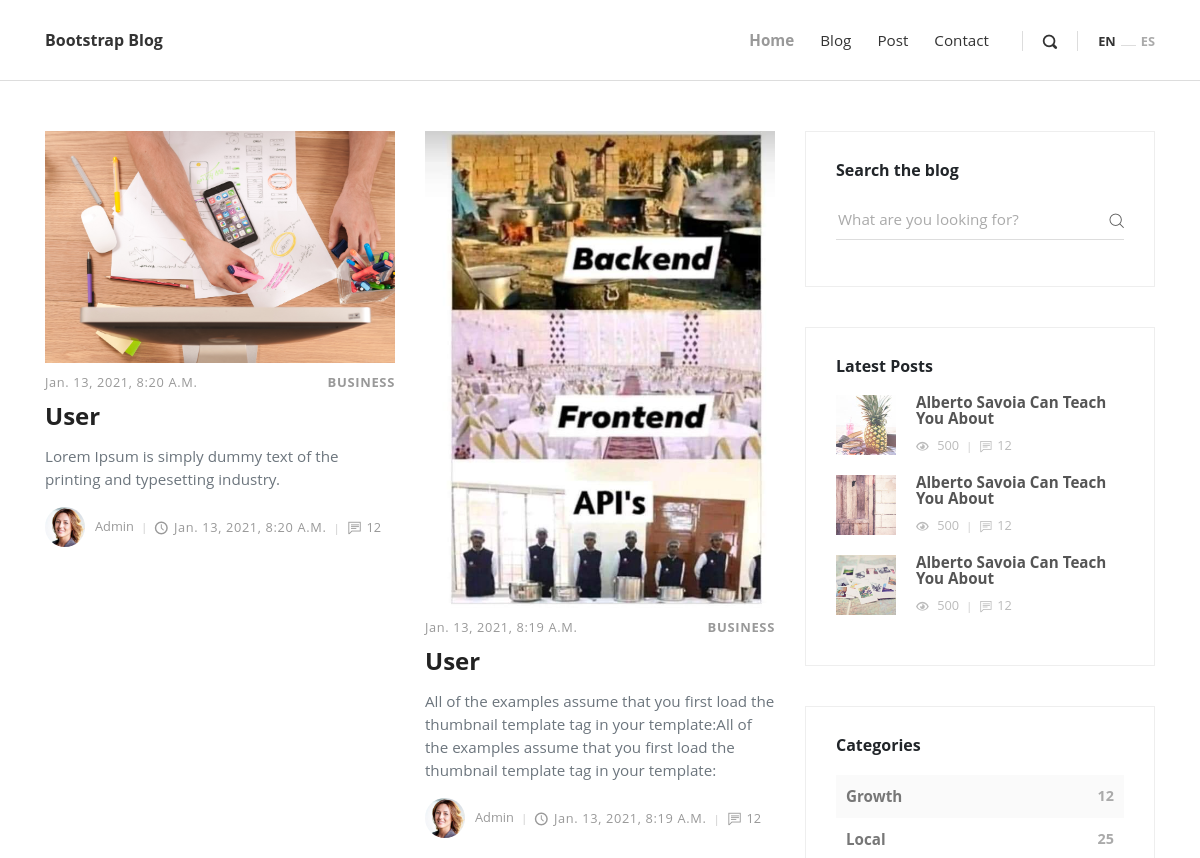
The app's page /blog_posts/ (upper part), older data.
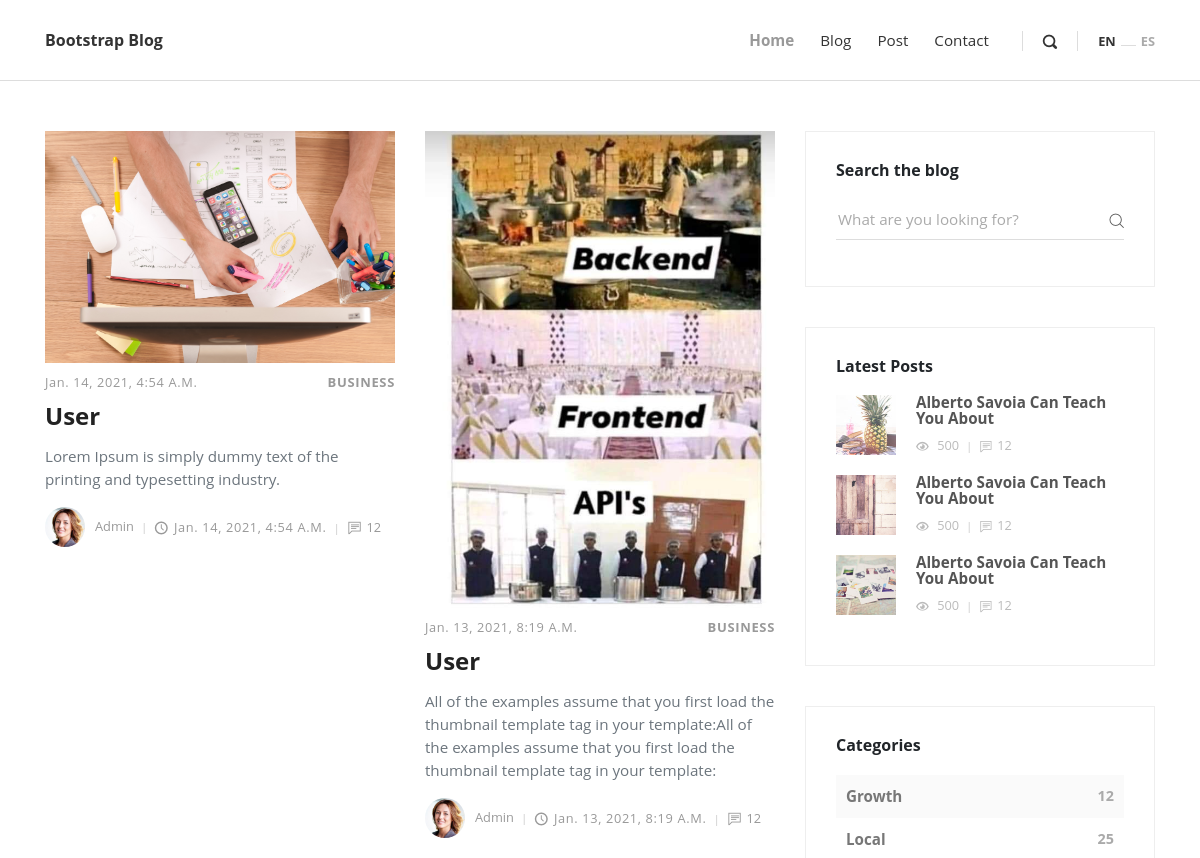
The same page, newer data.
### blog/models.py (models this page shows, shortened)
class Post(models.Model):
    title = models.CharField(max_length=100)
    slug  = models.SlugField(max_length=100)
    author = models.ForeignKey(User, on_delete=models.CASCADE)
    content = models.TextField()
    status = models.IntegerField(choices=STATUS, default=0)
    created_on = models.DateTimeField(auto_now=True)
    updated_on  = models.DateTimeField(auto_now=True)
    thumbnail = models.ImageField(upload_to='images/', null=True, blank=True)
    class meta:
        ordering = ['-title']

### blog/views.py (the view)
# urls.py: path('blog_posts/', views.blog_posts, name='blog_posts'),
def blog_posts(request):
    blog_posts = Post.objects.order_by('-title')[:4]
    context = {'blog_posts' : blog_posts}
    return render(request, 'blog/blog.html', context)

### blog/templates/blog/blog.html (shortened to what this page needs)
{% extends 'blog/base.html'%}
{% block content %}
<div class="container">
    <div class="row">
      <main class="posts-listing col-lg-8">
        <div class="container">
          <div class="row">
            {% for blog in blog_posts %}
            <div class="post col-xl-6">
              <div class="post-thumbnail"><a href="post.html"><img src="{{ blog.thumbnail.url }}" alt="..." class="img-fluid"></a></div>
              <div class="post-details">
                <div class="post-meta d-flex justify-content-between">
                  <div class="date meta-last">{{ blog.created_on }}</div>
                  <div class="category"><a href="#">Business</a></div>
                </div><a href="post.html">
                  <h3 class="h4">{{ blog.title }}</h3></a>
                <p class="text-muted">{{ blog.content }}</p>
                <footer class="post-footer d-flex align-items-center"><a href="#" class="author d-flex align-items-center flex-wrap">
                    <div class="avatar"><img src="img/avatar-3.jpg" alt="..." class="img-fluid"></div>
                    <div class="title"><span>{{ blog.author }}</span></div></a>
                  <div class="date"><i class="icon-clock"></i>{{ blog.created_on }}</div>
                  <div class="comments meta-last"><i class="icon-comment"></i>12</div>
                </footer>
              </div>
            </div>
            {% endfor %}
          </div>
        </div>
      </main>
      <aside class="col-lg-4">
        <div class="widget search">
          <header>
            <h3 class="h6">Search the blog</h3>
          </header>
          <form action="#" class="search-form">
            <div class="form-group">
              <input type="search" placeholder="What are you looking for?">
              <button type="submit" class="submit"><i class="icon-search"></i></button>
            </div>
          </form>
        </div>
        <div class="widget latest-posts">
          <header>
            <h3 class="h6">Latest Posts</h3>
          </header>
          <div class="blog-posts"><a href="#">
              <div class="item d-flex align-items-center">
                <div class="image"><img src="img/small-thumbnail-1.jpg" alt="..." class="img-fluid"></div>
                <div class="title"><strong>Alberto Savoia Can Teach You About</strong>
                  <div class="d-flex align-items-center">
                    <div class="views"><i class="icon-eye"></i> 500</div>
                    <div class="comments"><i class="icon-comment"></i>12</div>
                  </div>
                </div>
              </div></a><a href="#">
              <div class="item d-flex align-items-center">
                <div class="image"><img src="img/small-thumbnail-2.jpg" alt="..." class="img-fluid"></div>
                <div class="title"><strong>Alberto Savoia Can Teach You About</strong>
                  <div class="d-flex align-items-center">
                    <div class="views"><i class="icon-eye"></i> 500</div>
                    <div class="comments"><i class="icon-comment"></i>12</div>
                  </div>
                </div>
              </div></a><a href="#">
              <div class="item d-flex align-items-center">
                <div class="image"><img src="img/small-thumbnail-3.jpg" alt="..." class="img-fluid"></div>
                <div class="title"><strong>Alberto Savoia Can Teach You About</strong>
                  <div class="d-flex align-items-center">
                    <div class="views"><i class="icon-eye"></i> 500</div>
                    <div class="comments"><i class="icon-comment"></i>12</div>
                  </div>
                </div>
              </div></a></div>
        </div>
        <div class="widget categories">
          <header>
            <h3 class="h6">Categories</h3>
          </header>
          <div class="item d-flex justify-content-between"><a href="#">Growth</a><span>12</span></div>
          <div class="item d-flex justify-content-between"><a href="#">Local</a><span>25</span></div>
        </div>
      </aside>
    </div>
  </div>
{% endblock  %}

Row changes from the older to the newer data that the page shows:
changed Post "Lorem Ipsum is simply dummy text of the printing and typesetting industry.": created_on "Jan. 13, 2021, 8:20 A.m." → "Jan. 14, 2021, 4:54 A.m."
